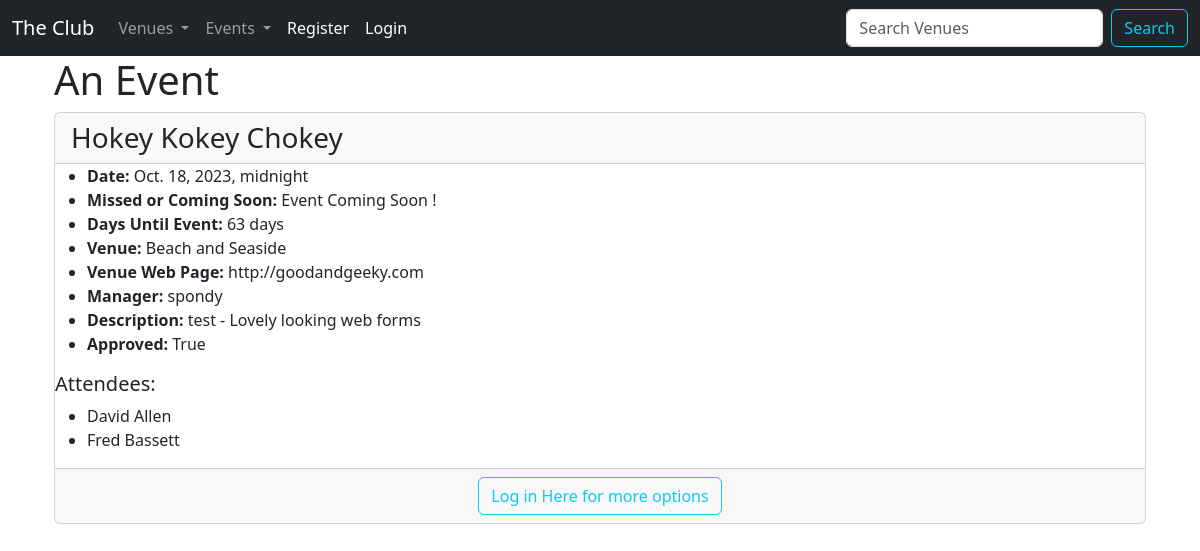
Page /show_event/4 on the committed database.
### events/models.py (models this page shows, shortened)
class Event(models.Model):
    name = models.CharField("Event Name", max_length=120)
    event_date = models.DateTimeField("Event Date")
    venue = models.ForeignKey(Venue, blank=True, null=True, on_delete=models.CASCADE)
    manager = models.ForeignKey(User, blank=True, null=True, on_delete=models.SET_NULL)
    description = models.TextField(blank=True)
    attendees = models.ManyToManyField(MyClubUser, blank=True)
    approved = models.BooleanField("Approved", default=False)
    @property
    def Days_till(self):
        today = date.today()
        days_till = self.event_date.date() - today
        days_stripped = str(days_till).split(",", 1)[0]
        return days_stripped
    @property
    def Is_Past(self):
        today = date.today()
        if self.event_date.date() < today:
            thing = "Event has already happened"
        else:
            thing = "Event Coming Soon !"
        return thing

class Venue(models.Model):
    name = models.CharField("Venue Name", max_length=120)
    address = models.CharField(max_length=300)
    zip_code = models.CharField("Zip Code", max_length=15)
    phone = models.CharField("Contact Phone", max_length=25, blank=True)
    web = models.URLField("Website Address", blank=True)
    email_address = models.EmailField("Email Address", blank=True)
    owner = models.IntegerField("Venue Owner", blank=False, default=1)
    venue_image = models.ImageField(null=True, blank=True, upload_to="images/")
    def __str__(self):
        return self.name

class MyClubUser(models.Model):
    first_name = models.CharField(max_length=30)
    last_name = models.CharField(max_length=30)
    email = models.EmailField("User Email")
    def __str__(self):
        return self.first_name + " " + self.last_name

### events/views.py (the view)
# urls.py: path("show_event/<event_id>", views.show_event, name="show-event"),
def show_event(request, event_id):
    event = Event.objects.get(pk=event_id)
    return render(request, "events/show_event.html", {"event": event})

### events/templates/events/show_event.html
{% extends 'events/base.html' %}
{% block content %}
<div class="container">
  <h1>An Event</h1>
  {% if event.approved %}
    <div class="card">
      <h3 class="card-header">{{ event.name }}</h3>
      <ul>
        <li><strong>Date:</strong> {{ event.event_date }}</li>
        <li><strong>Missed or Coming Soon:</strong> {{ event.Is_Past }}</li>
        <li><strong>Days Until Event:</strong> {{ event.Days_till }}</li>
        <li><strong>Venue:</strong> {{ event.venue }}</li>
        <li><strong>Venue Web Page:</strong> {{ event.venue.web }}</li>
        <li><strong>Manager:</strong> {{ event.manager }}</li>
        <li><strong>Description:</strong> {{ event.description }}</li>
        <li><strong>Approved:</strong> {{ event.approved }}</li>
      </ul>
      <h5>Attendees:</h5>
      <ul>
        {% for user in event.attendees.all %}
          <li>{{ user }}</li>
        {% endfor %}
      </ul>
      <div class="card-footer"><center>
        {% if user.is_authenticated %}
          {% if user == event.manager %}
            <a href="{% url 'update-event' event.id %}" class="btn btn-outline-info btn-sm">Update Event</a>
            <a href="{% url 'delete-event' event.id %}" class="btn btn-outline-danger btn-sm">Delete Event</a>
          {% endif %}
        {% else %}
          <a class="btn btn-outline-info" href="{% url 'login' %}">Log in Here for more options</a>
        {% endif %}
      </center></div>
    </div>
    <br/>
    <br/>
  {% endif %}
</div>
{% endblock %}

### rows in the picture
Event: name "Hokey Kokey Chokey", event_date "Oct. 18, 2023, midnight", Is_Past "Event Coming Soon !", Days_till "63 days", venue "Beach and Seaside", venue.web "http://goodandgeeky.com", manager "spondy", description "test - Lovely looking web forms", approved "True"
MyClubUser: first_name+last_name "David Allen"
MyClubUser: first_name+last_name "Fred Bassett"
